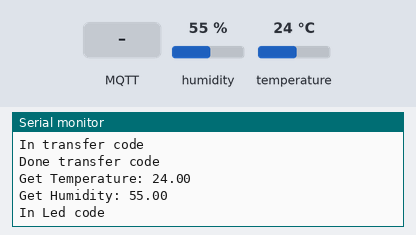
Recording of a sketch running on a simulated ESP32. Shown: the last lines printed to the serial monitor. Inputs (shaded band) come from the test bench; at power-on: humidity 55 %, temperature 24 °C. WiFi joins after 1.5 s; servers stay silent unless stated; random numbers use the default seed unless the sketch sets one; no MQTT or app messages arrive unless stated.

Above: at 5.2 s.
5.3 s: MQTT message "1" arrives on the first subscribed topic
7.0 s: MQTT message "on" arrives on the first subscribed topic
9.0 s: MQTT message "off" arrives on the first subscribed topic
11.0 s: humidity set to 22 %
At 12.0 s:
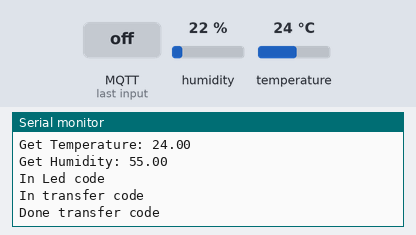
12.5 s: temperature set to 12 °C
At 12.86 s:
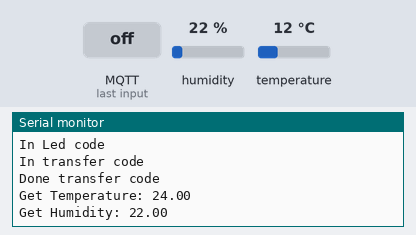
14.0 s: humidity set to 40 %
At 14.44 s:
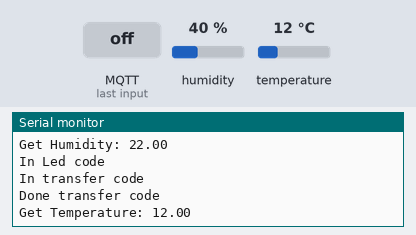
Timing chart, 0 to 16.5 s (numbered marks = the images above; inputs shaded):
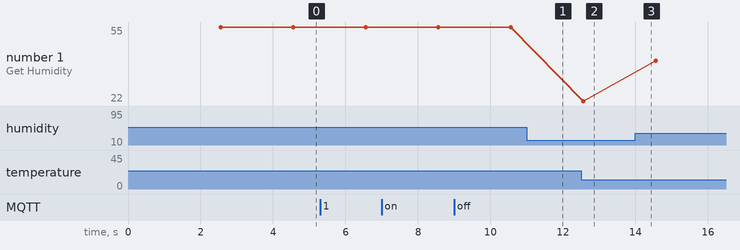

Measured:
- plotted number 1: 22 → 40 after the input at 14.0 s

The sketch:

code_esp32_mqtt_dht11_20212.ino
```cpp
#include <WiFi.h>
#include <PubSubClient.h>
#include "DHT.h"

TaskHandle_t temperature_task;
TaskHandle_t humidity_task;
TaskHandle_t transfer_task;
TaskHandle_t led_task;

float temperature;
float humidity;

SemaphoreHandle_t mutex;

const char* ssid = "Nguyen Phuong Duy";
const char* password = "12345678";

#define MQTT_SERVER "broker.mqttdashboard.com"
#define MQTT_PORT 1883
#define MQTT_USER "ohtech.vn"
#define MQTT_PASSWORD "66668888"
#define MQTT_TEMPERATURE_TOPIC "nodeWiFi32/dht11/temperature"
#define MQTT_HUMIDITY_TOPIC "nodeWiFi32/dht11/humidity"
#define MQTT_LED_TOPIC "nodeWiFi32/led"

#define LEDPIN 25
#define DHTPIN 17
#define DHTTYPE DHT11

int current_ledState = LOW;
int last_ledState = LOW;

WiFiClient wifiClient;
PubSubClient client(wifiClient);
DHT dht(DHTPIN, DHTTYPE);

void setup_wifi() {
  Serial.print("Connecting to ");
  Serial.println(ssid);
  WiFi.begin(ssid, password);
  while (WiFi.status() != WL_CONNECTED) {
    delay(500);
    Serial.print(".");
  }
  randomSeed(micros());
  Serial.println("");
  Serial.println("WiFi connected");
  Serial.println("IP address: ");
  Serial.println(WiFi.localIP());
}

void connect_to_broker() {
  while (!client.connected()) {
    Serial.print("Attempting MQTT connection...");
    String clientId = "nodeWiFi32";
    clientId += String(random(0xffff), HEX);
    if (client.connect(clientId.c_str(), MQTT_USER, MQTT_PASSWORD)) {
      Serial.println("connected");
      client.subscribe(MQTT_LED_TOPIC);
    } else {
      Serial.print("failed, rc=");
      Serial.print(client.state());
      Serial.println(" try again in 2 seconds");
      delay(2000);
    }
  }
}

void callback(char* topic, byte *payload, unsigned int length) {
  Serial.println("-------new message from broker-----");
  Serial.print("topic: ");
  Serial.println(topic);
  Serial.print("message: ");
  Serial.write(payload, length);
  Serial.println();
  if (*payload == '1') current_ledState = HIGH;
  if (*payload == '0') current_ledState = LOW;
}


void setup() {
  Serial.begin(115200);
  //Serial.setTimeout(500);
  mutex = xSemaphoreCreateMutex();
  setup_wifi();
  client.setServer(MQTT_SERVER, MQTT_PORT );
  client.setCallback(callback);
  connect_to_broker();
  dht.begin();
  digitalWrite(LEDPIN, current_ledState);
  delay(500);

  xTaskCreatePinnedToCore(
                    temperature_code,   /* Task function. */
                    "TemperatureTask",     /* name of task. */
                    10000,       /* Stack size of task */
                    NULL,        /* parameter of the task */
                    4,           /* priority of the task */
                    &temperature_task,      /* Task handle to keep track of created task */
                    1);          /* pin task to core 1 */
  delay(500);

  xTaskCreatePinnedToCore(
                    humidity_code,   /* Task function. */
                    "HumidityTask",     /* name of task. */
                    10000,       /* Stack size of task */
                    NULL,        /* parameter of the task */
                    3,           /* priority of the task */
                    &humidity_task,      /* Task handle to keep track of created task */
                    1);          /* pin task to core 1 */
  delay(500);

  xTaskCreatePinnedToCore(
                    led_code,   /* Task function. */
                    "LedTask",     /* name of task. */
                    10000,       /* Stack size of task */
                    NULL,        /* parameter of the task */
                    2,           /* priority of the task */
                    &led_task,      /* Task handle to keep track of created task */
                    1);          /* pin task to core 1 */
  delay(500);

  xTaskCreatePinnedToCore(
                    transfer_code,   /* Task function. */
                    "TransferTask",     /* name of task. */
                    100000,       /* Stack size of task */
                    NULL,        /* parameter of the task */
                    1,           /* priority of the task */
                    &transfer_task,      /* Task handle to keep track of created task */
                    1);          /* pin task to core 1 */
  delay(500);
}

/***********************************************/
void temperature_code(void *parameter)
{
  for(;;){
    temperature = dht.readTemperature();
    Serial.print("Get Temperature: ");
    Serial.println(temperature);
    vTaskDelay(2000 / portTICK_PERIOD_MS);
  }
}

/**/
void humidity_code(void *parameter)
{
  for(;;){
    humidity = dht.readHumidity();
    Serial.print("Get Humidity: ");
    Serial.println(humidity);
    vTaskDelay(2000 / portTICK_PERIOD_MS);
  }
}

/**/
void led_code (void *parameter)
{
  for(;;){
    Serial.println("In Led code");
    if (last_ledState != current_ledState) {
      last_ledState = current_ledState;
      digitalWrite(LEDPIN, current_ledState);
      Serial.print("LED state is ");
      Serial.println(current_ledState);
    }
      vTaskDelay(2000 / portTICK_PERIOD_MS);
  }
}

/**/
void transfer_code(void *parameter)
{
  for(;;){
    Serial.println("In transfer code");
    client.loop();
    if (!client.connected()) {
      xSemaphoreTake(mutex, portMAX_DELAY);
      connect_to_broker();
      vTaskDelay(2500 / portTICK_PERIOD_MS);
      xSemaphoreGive(mutex);
      vTaskDelay(2000 / portTICK_PERIOD_MS);
    }

    if (isnan(humidity) || isnan(temperature)) {
        Serial.println("Failed to read from DHT sensor!");
    }
    else {
        client.publish(MQTT_TEMPERATURE_TOPIC, String(temperature).c_str());
        client.publish(MQTT_HUMIDITY_TOPIC, String(humidity).c_str());
    }
    Serial.println("Done transfer code");
    vTaskDelay(2000 / portTICK_PERIOD_MS);
  }
}
/***********************************************/

void loop() {
}
```
